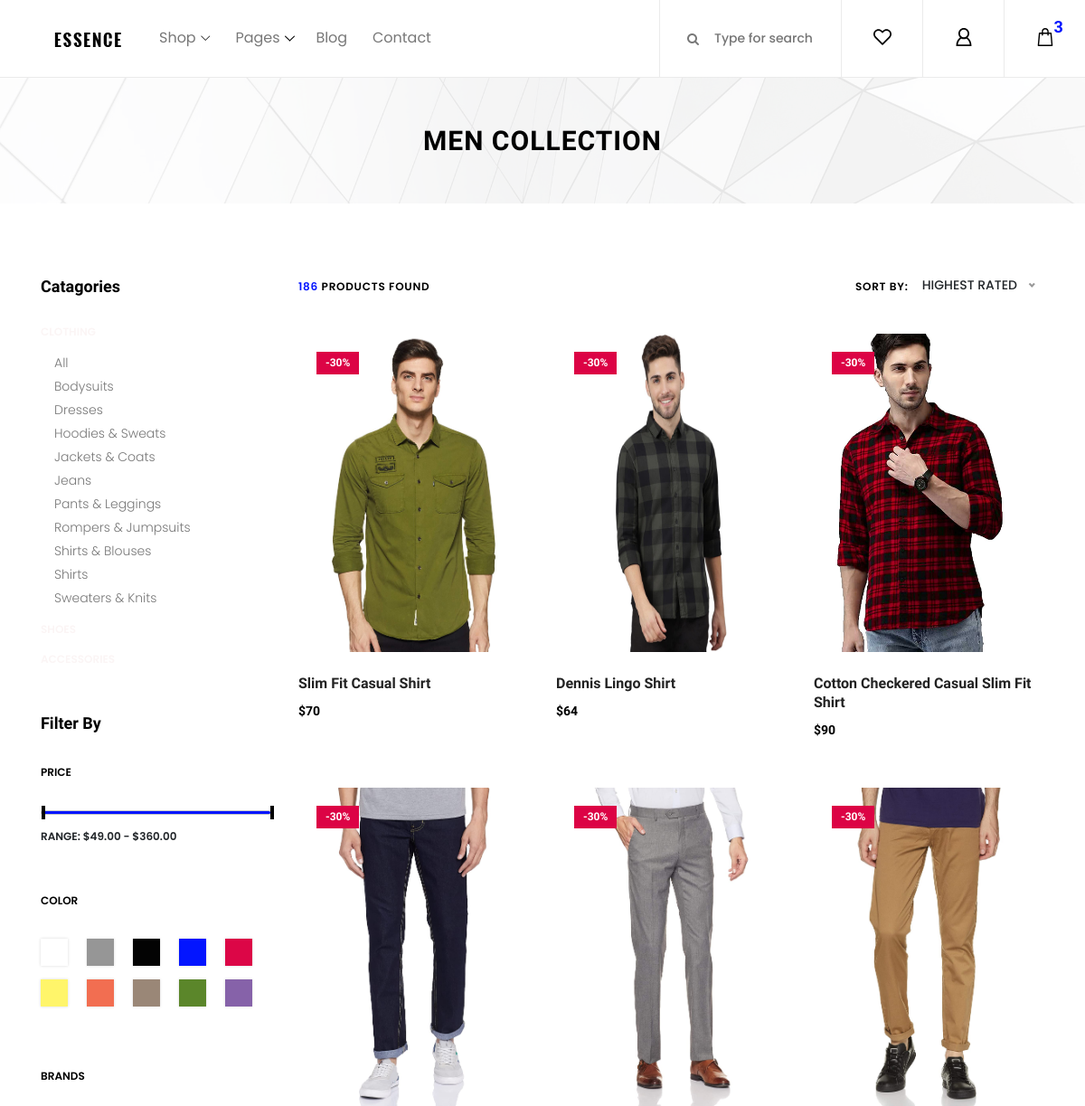
The app's page /essence-master/men.php (upper part), older data.
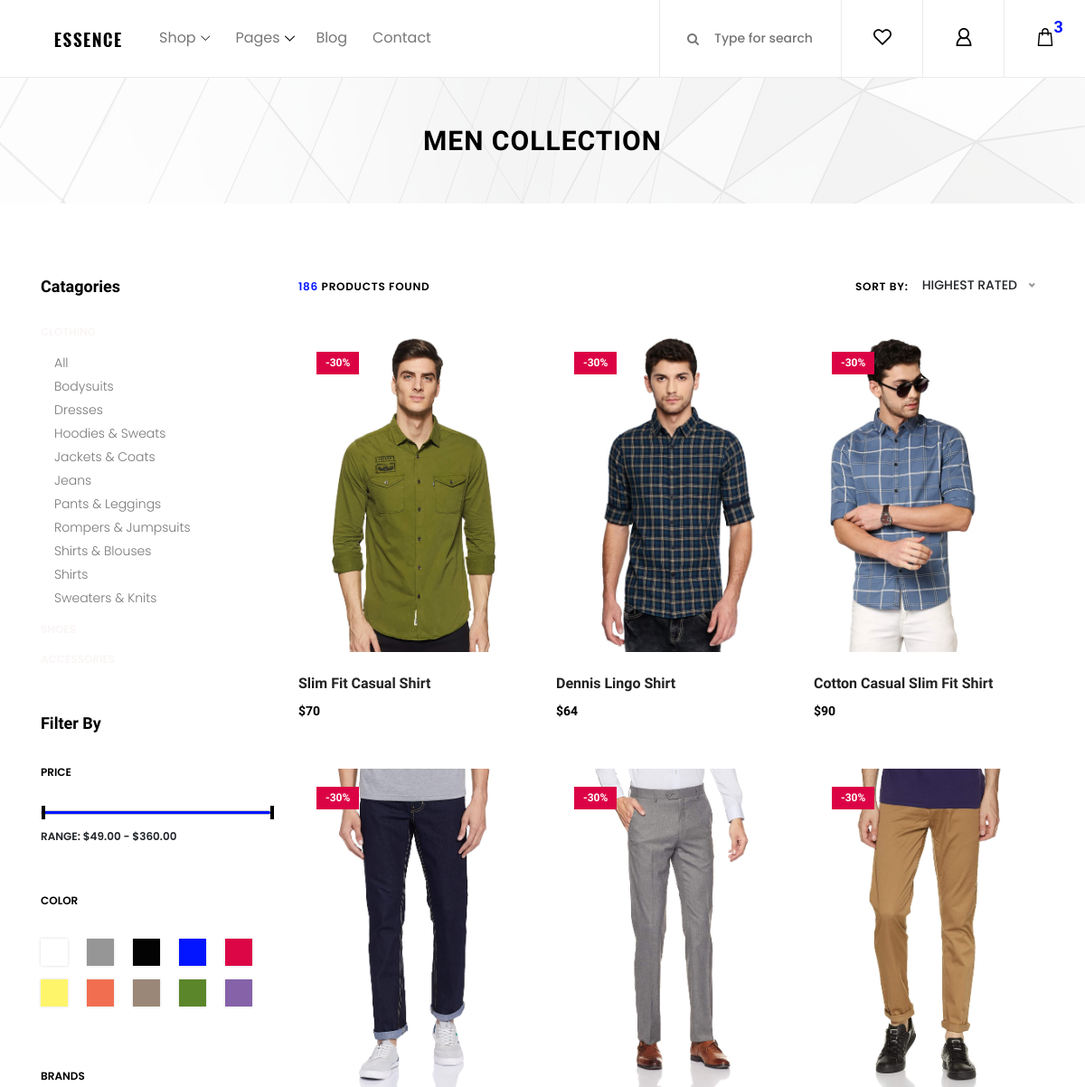
The same page, newer data.
### tables this page shows
CREATE TABLE `product_detail` (
  `p_id` bigint(10) NOT NULL,
  `p_name` varchar(100) NOT NULL,
  `p_price` bigint(50) NOT NULL,
  `p_desc` text NOT NULL,
  `p_image` varchar(100) NOT NULL,
  `c_name` varchar(50) NOT NULL,
  `is_active` bigint(20) NOT NULL DEFAULT 1
);

### essence-master/men.php (the view, shortened to what the changed rows need)
<!DOCTYPE html>
<html lang="en">
<head>
    <link rel="stylesheet" href="css/core-style.css">
    <link rel="stylesheet" href="style.css">
</head>
<body>
    <div class="breadcumb_area bg-img" style="background-image: url(img/bg-img/breadcumb.jpg);">
        <div class="container h-100">
            <div class="row h-100 align-items-center">
                <div class="col-12">
                    <div class="page-title text-center">
                        <h2>MEN COLLECTION</h2>
                    </div>
                </div>
            </div>
        </div>
    </div>
    <section class="shop_grid_area section-padding-80">
        <div class="container">
            <div class="row">
                <div class="col-12 col-md-8 col-lg-9">
                    <div class="shop_grid_product_area">
                        <div class="row">
                        <?php
                        include "../admin-panel/connection.php";
                        $sql="select * from product_detail where c_name='Men' AND is_active='1'" or die("error in query");
                        $query=mysqli_query($con,$sql);
                        while($row=mysqli_fetch_array($query))
                        {
                            $p_id=$row['p_id'];
                        ?>
                            <div class="col-12 col-sm-6 col-lg-4">
                                <div class="single-product-wrapper">
                                    <div class="product-img">
                                        <img src="<?php echo $row['p_image']; ?>" alt="">
                                        <div class="product-badge offer-badge">
                                            <span>-30%</span>
                                        </div>
                                    </div>
                                    <div class="product-description">
                                        <a href="single-product-details.php?p_id=<?php echo $p_id; ?>">
                                            <h6><?php echo $row['p_name']; ?></h6>
                                        </a>
                                        <p class="product-price">$<?php echo $row['p_price']; ?></p>
                                    </div>
                                </div>
                            </div>
                        <?php
                        }
                        ?>
                        </div>
                    </div>
                </div>
            </div>
        </div>
    </section>
</body>
</html>

Row changes from the older to the newer data that the page shows:
changed product_detail "Dennis Lingo Shirt": p_image: a different picture
changed product_detail: p_image: a different picture; p_name "Cotton Checkered Casual Slim Fit Shirt" → "Cotton Casual Slim Fit Shirt"
